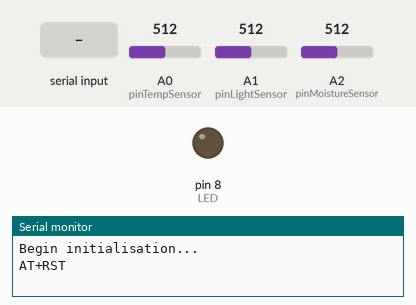
Recording of a sketch running on a simulated Arduino Uno, built with avr-gcc and run on an emulated ATmega328P. On the bench: output pins drawn as LEDs (lit = HIGH), the last lines printed to the serial monitor. Dashed ring = blinking. Inputs (shaded band) come from the test bench; at power-on: A0 (pinTempSensor) = 512, A1 (pinLightSensor) = 512, A2 (pinMoistureSensor) = 512. The modem accepts every AT command (registered, SIM ready, sends succeed) and sends nothing else.

Above: at 1.3 s.
1.4 s: "1" received over the second serial link
At 26.9 s:
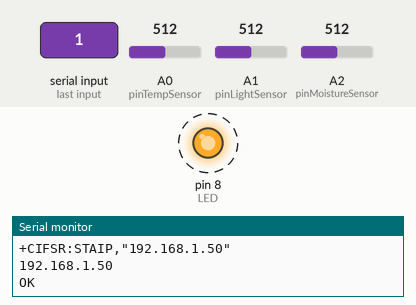
Timing chart, 0 to 30.0 s (numbered marks = the images above; inputs shaded):
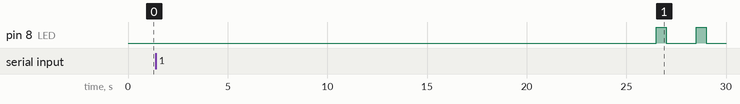

The sketch:

app.ino
```cpp
#include <math.h>
#include <SoftwareSerial.h>

#define LED 8

SoftwareSerial ESP8285(10, 11); // RX, TX
String wifi_ssid = "NETGEAR54";
String wifi_pass = "sweetchair5";

const int B = 3985;    // B value of the thermistor
const int R0 = 100000; // R0 = 100k
const int pinTempSensor = A0;
const int pinLightSensor = A1;
const int pinMoistureSensor = A2;

float temperature;
float moisture;
float light;

void setup()
{
    pinMode(LED, OUTPUT);

    Serial.begin(9600);
    ESP8285.begin(115200);
    initESP8285();
}

void loop()
{
    int a = analogRead(pinTempSensor);
    int b = analogRead(pinLightSensor);
    int c = analogRead(pinMoistureSensor);

    float R = (float)(1023 - a) * R0 / a;

    temperature = 1 / (log(R / R0) / B + 1 / 298.15) - 273.15; // convert to temperature via datasheet
    light = b;                                                 // get lumens value
    moisture = map(c, 0, 950, 0, 100);                         // get % of humidity

    if (temperature < 8 || moisture < 30 || !ESP8285.available())
    {
        digitalWrite(LED, HIGH);
        delay(500);
        digitalWrite(LED, LOW);
        delay(500);
    }

    Serial.print("temp = ");
    Serial.println(temperature);

    Serial.print("light = ");
    Serial.println(light);

    Serial.print("moisture = ");
    Serial.println(moisture);

    if (ESP8285.available())
        Serial.println(ESP8285.readString());
    else
        Serial.println("Wifi not available");

    delay(1000);
}

void initESP8285()
{
    Serial.println("Begin initialisation...");
    delay(500);
    send_cmd("AT+RST");
    receive_cmd(2000);
    delay(500);
    send_cmd("AT+CWMODE=3");
    receive_cmd(5000);
    delay(1500);
    send_cmd("AT+CWJAP=\"" + wifi_ssid + "\",\"" + wifi_pass + "\"");
    receive_cmd(10000);
    delay(500);
    send_cmd("AT+CIFSR");
    receive_cmd(1000);
    delay(500);
    send_cmd("AT+CIPMUX=1");
    receive_cmd(1000);
    send_cmd("AT+CIPSERVER=1,80");
    receive_cmd(1000);
    delay(500);
    Serial.println("...Finifhed initialization !");
    Serial.println("");
    delay(1500);
    Serial.println("Local IP is : ");
    send_cmd("AT+CIFSR");
    receive_cmd(1000);
}

/* Les différentes commandes sont trouvables ici :
https://www.itead.cc/wiki/ESP8266_Serial_WIFI_Module
*/

void send_cmd(String commande)
{
    Serial.println(commande);
    ESP8285.println(commande);
}

void receive_cmd(const int timeout)
{
    String reponse = "";
    long int time = millis();
    while ((time + timeout) > millis())
    {
        while (ESP8285.available())
        {
            char c = ESP8285.read();
            reponse += c;
        }
    }

    Serial.print(reponse);
}
```
